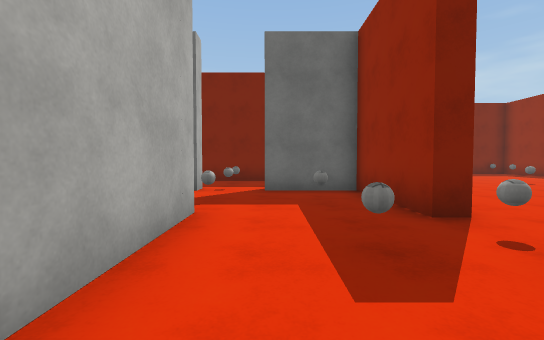
View 1 (above)

21 first-person views from a walk through a 3-D level made in the Unity game engine. The camera is 1.3 m above the floor, tilts 2° down and sees 90° across. The floor is counted in squares, 1.8 m on a side. Each view is taken from the middle of a square. On the plan, view 1 faces up. The plan holds only what a view shows up to about 10 squares ahead; the rest is blank. The place goes on beyond the plan. The player is left out. Door leaves are left out, so doorways stand open. Some surface patterns are stand-ins.

View 2
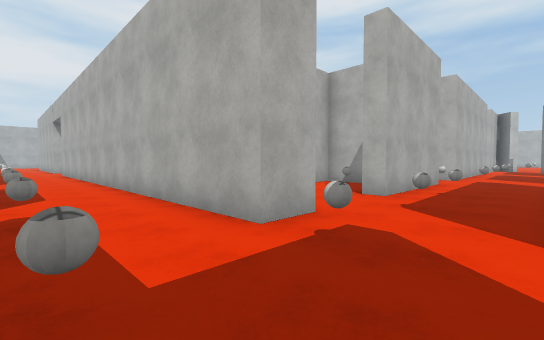

View 3
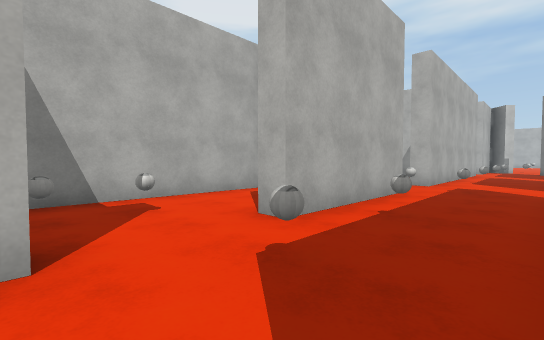

View 4
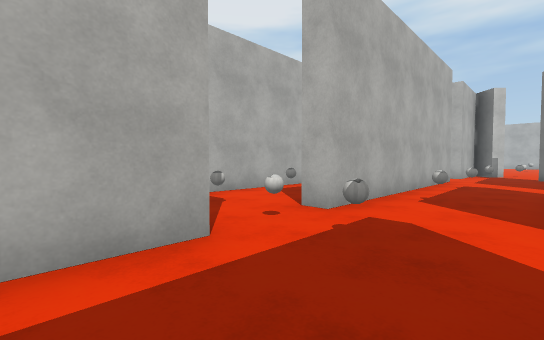

View 5
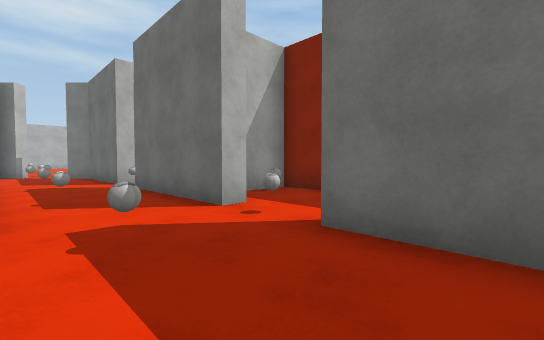

View 6
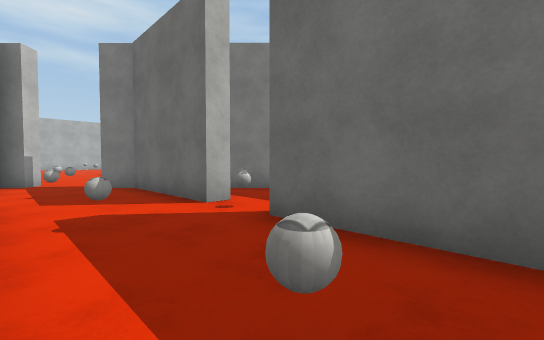

View 7
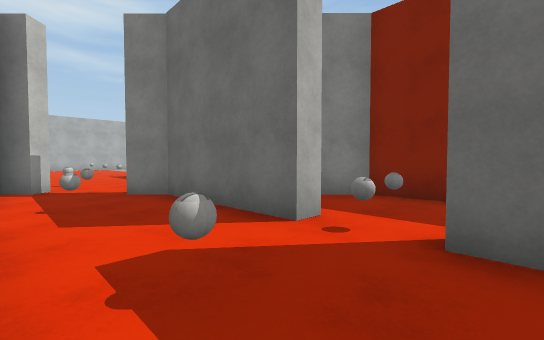

View 8
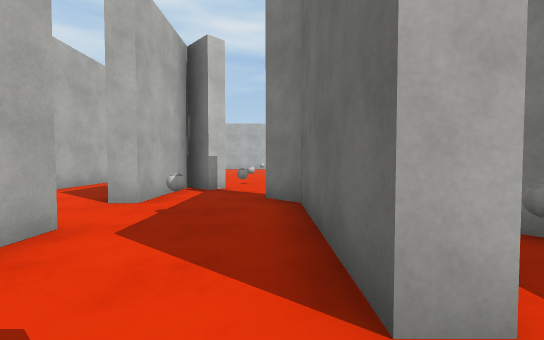

View 9
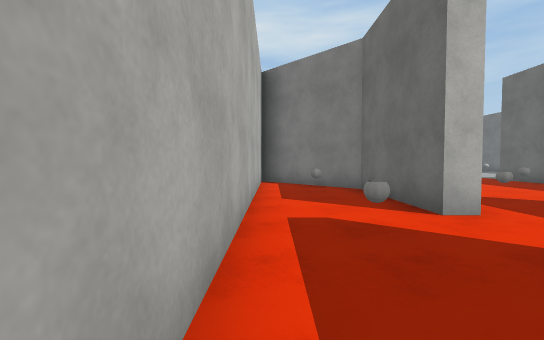

View 10
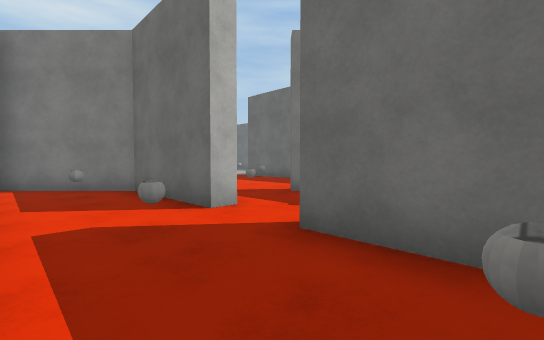

View 11
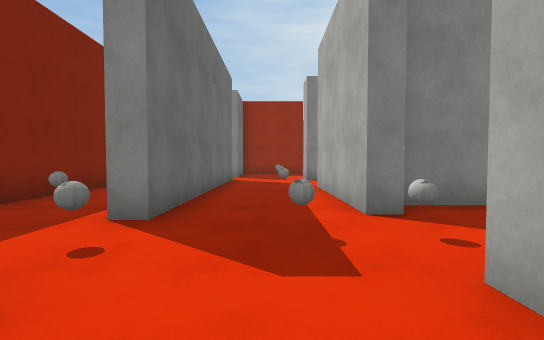

View 12
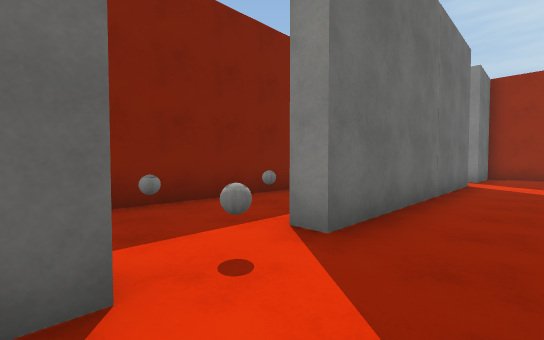

View 13
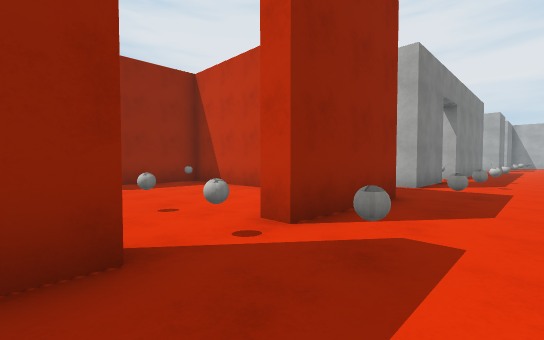

View 14
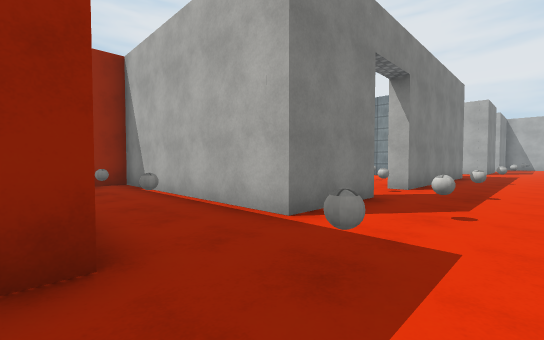

View 15
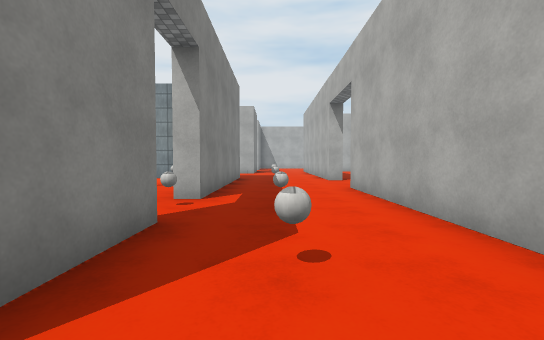

View 16
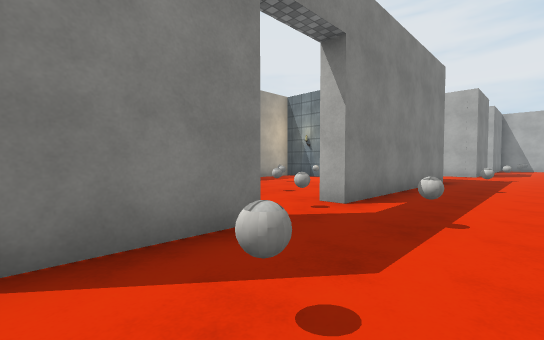

View 17
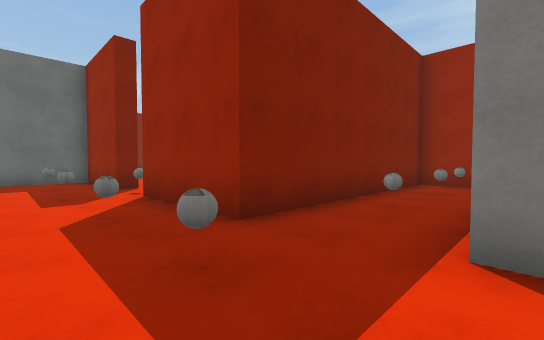

View 18
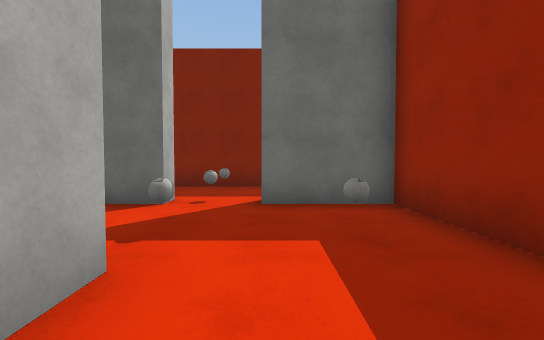

View 19
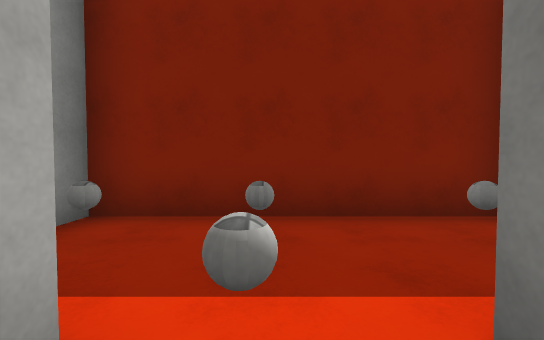

View 20
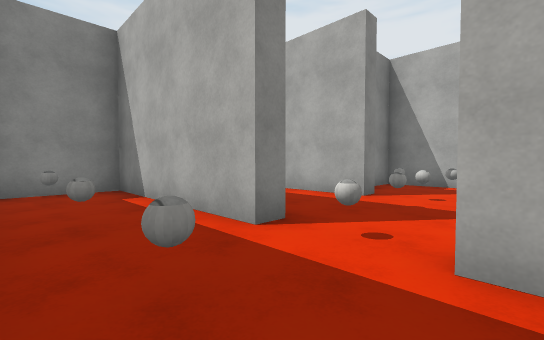

View 21
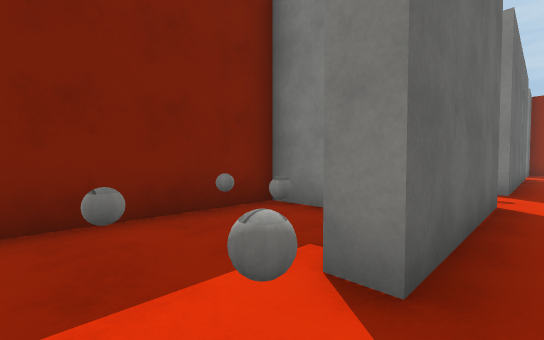

### Floor plan
Points are (right, up) in squares from view 1. A wall is a line through its corners. A room is listed if a view was taken in it or the views show most of it. See-through windows are left out.
Room 1 (views 1, 2, 3, 4, 5, 6, 7, 8, 11, 12, 13, 14, 15, 16, 17, 18, 19, 21)
walls: (-2.1, 3.7) (-1.1, 3.7) (-1.1, -10.2); (-8.4, 3.1) (-8.4, 3.7) (-4.5, 3.7); (-1.8, 7) (-1.8, 6.5) (-8.7, 6.5) (-8.7, 7); (-10.6, 7) (-10.6, 6.5) (-14.5, 6.5) (-14.5, 7); (2.6, 3.4) (2, 3.4) (2, 6.5) (-0.2, 6.5) (-0.2, 7); (-16.1, 7) (-16.1, 6.5) (-19.6, 6.5) (-20.3, 5.8); (2.3, -6.2) (2.3, -3.6) (8.7, -3.6) (8.7, -1.4) (2, -1.4) (2, 1.7) (2.6, 1.7); (-17.9, 3.7) (-10.4, 3.7) (-10.4, 3.2); (-22, 4.8) (-21.6, 4.5) (-22.3, 3.7) (-19.6, 3.7); (-1.6, -12.9) (-1, -12.9); (2.3, -14.4) (2.3, -8) (2.9, -8)
ways out: open door at (-19, 3.5) to room 2; opening at (-10, 7) to room 3; open door at (-9, 7) to room 3; open door at (-3.2, 3.4) to room 4; opening at (-15, 7) to room 5; open door at (-16, 7) to room 5; open door at (-2, 7) to room 6; open door at (0, 7) to room 6; open door at (-9, 3.4) to room 7; opening at (-1, -11.5); opening at (0.5, -13.5); opening at (2, 3); opening at (2.5, -7); open door at (-21.7, 5.7); open door at (2, 2)
objects: ball (-21, 5); ball (-19, 5); ball (-15, 5); ball (-15, 7); ball (-13, 5); ball (-10, 7); ball (-9, 4); ball (-9, 5); ball (-6, 5); ball (-3, 5); ball (-1, 5); ball (-1, 7); other object (1, -12); ball (1, -7); ball (1, -5); ball (1, -2); ball (1, -1); ball (1, 2); ball (1, 5); ball (2, 3); ball (4, -3); other object (6, -2); other object (8, -2)
Room 2 (views 9, 10)
walls: (-19.6, 3.3) (-22.8, 3.3) (-25.5, 0.6); (-15.9, 3.3) (-17.9, 3.3); (-25.1, 0.6) (-16.2, 0.6)
ways out: open door at (-19, 3.5) to room 1
objects: other object (-22, 2); ball (-19, 2); ball (-16, 2)
Room 3 (view 20)
walls: (-8.7, 7) (-3.9, 7) (-3.9, 9.1); (-4.6, 9.5) (-12, 9.5) (-12, 8.1); (-11.1, 7) (-10.6, 7)
ways out: opening at (-10, 7) to room 1; open door at (-9, 7) to room 1
objects: other object (-11, 8); ball (-10, 8); ball (-8, 8); ball (-5, 8)
Room 4 (no view inside)
walls: (-7.1, 2) (-7.1, 0.6) (-2.2, 0.6)
ways out: open door at (-3.2, 3.4) to room 1
objects: other object (-6, 2); ball (-3, 2); ball (-2, 2)
Room 5 (no view inside)
walls: (-12.5, 8.4) (-12.5, 9.5) (-16.6, 9.5) (-17.8, 8.3)
ways out: opening at (-15, 7) to room 1; open door at (-16, 7) to room 1
objects: ball (-16, 8); ball (-14, 8); ball (-14, 9)
Room 6 (no view inside)
walls: (2, 9.5) (-3.4, 9.5)
ways out: open door at (-2, 7) to room 1; open door at (0, 7) to room 1
objects: ball (-1, 8)
Room 7 (no view inside)
walls: (-13.8, 0.6) (-7.6, 0.6) (-7.6, 2.9)
ways out: open door at (-9, 3.4) to room 1
objects: ball (-10, 2); other object (-9, 2)

Positions as (right, up) in squares from view 1, and headings:
1: (0, 0), facing up
2: (1, 6), facing down-left
3: (-2, 6), facing down-left
4: (-7, 6), facing down-left
5: (-7, 4), facing up-left
6: (-12, 4), facing up-left
7: (-14, 4), facing up-left
8: (-15, 6), facing left
9: (-16, 1), facing left
10: (-16, 1), facing up-left
11: (-12, 5), facing right
12: (-11, 5), facing up-right
13: (0, 4), facing down-right
14: (0, -1), facing down-right
15: (1, -3), facing down
16: (0, -4), facing down-right
17: (0, -4), facing up-right
18: (0, 2), facing up
19: (-1, 6), facing up
20: (-11, 9), facing down-right
21: (-16, 6), facing up-right
